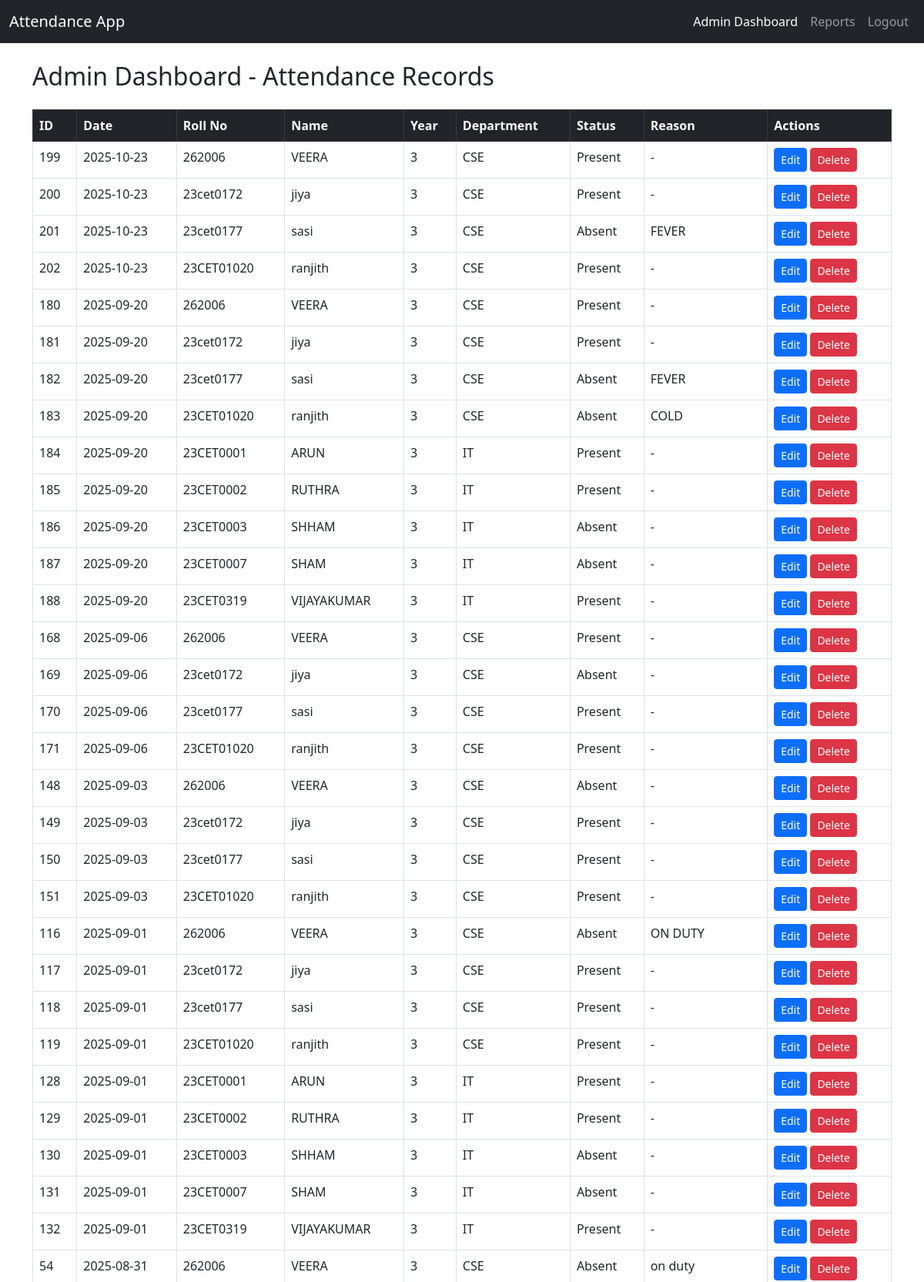
Screenshot of /admin (signed in, upper part) with the database file from the repository.
### tables this page shows
CREATE TABLE attendance (
        id INTEGER PRIMARY KEY AUTOINCREMENT,
        student_id INTEGER NOT NULL,
        date TEXT NOT NULL,
        status TEXT NOT NULL,
        reason TEXT,
        FOREIGN KEY(student_id) REFERENCES students(id),
        UNIQUE(student_id, date)
    );

CREATE TABLE students (
            id INTEGER PRIMARY KEY AUTOINCREMENT,
            name TEXT NOT NULL,
            roll_no TEXT UNIQUE NOT NULL,
            year INTEGER NOT NULL,
            department TEXT NOT NULL
        );

### app.py (the view)
@app.route("/admin")
@login_required(role="admin")
def admin():
    conn = get_db()
    cur = conn.cursor()
    cur.execute("""
        SELECT a.id, a.date, s.roll_no, s.name, s.year, s.department, a.status, a.reason
        FROM attendance a
        JOIN students s ON a.student_id = s.id
        ORDER BY a.date DESC
    """)
    records = cur.fetchall()
    conn.close()
    return render_template("admin.html", records=records)

### app.py (called while the page is built)
def get_db():
    conn = sqlite3.connect("attendance.db")
    conn.row_factory = sqlite3.Row
    return conn

def login_required(role=None):
    def decorator(f):
        @wraps(f)
        def decorated_view(*args, **kwargs):
            if "user_id" not in session:
                return redirect(url_for("login"))
            if role and session.get("role") != role:
                return "Unauthorized", 403
            return f(*args, **kwargs)
        return decorated_view
    return decorator

### templates/admin.html (shortened to what this page needs)
<!DOCTYPE html>
<html lang="en">
<head>
  <link href="https://cdn.jsdelivr.net/npm/bootstrap@5.3.0/dist/css/bootstrap.min.css" rel="stylesheet" />
</head>
<body>
  <nav class="navbar navbar-expand-lg navbar-dark bg-dark mb-4">
    <div class="container-fluid">
      <a class="navbar-brand" href="#">Attendance App</a>
      <div class="collapse navbar-collapse" id="navbarNav">
        <ul class="navbar-nav ms-auto">
          {% if session['role'] == 'admin' %}
            <li class="nav-item">
              <a class="nav-link active" href="{{ url_for('admin') }}">Admin Dashboard</a>
            </li>
            <li class="nav-item">
              <a class="nav-link" href="{{ url_for('report_page') }}">Reports</a>
            </li>
            <li class="nav-item">
              <a class="nav-link" href="{{ url_for('logout') }}">Logout</a>
            </li>
          {% else %}
            <li class="nav-item">
              <a class="nav-link" href="{{ url_for('login') }}">Login</a>
            </li>
          {% endif %}
        </ul>
      </div>
    </div>
  </nav>
  <div class="container">
    <h2 class="mb-4">Admin Dashboard - Attendance Records</h2>
    <table class="table table-bordered table-hover">
      <thead class="table-dark">
        <tr>
          <th>ID</th>
          <th>Date</th>
          <th>Roll No</th>
          <th>Name</th>
          <th>Year</th>
          <th>Department</th>
          <th>Status</th>
          <th>Reason</th>
          <th>Actions</th>
        </tr>
      </thead>
      <tbody>
        {% if records and records|length > 0 %}
          {% for record in records %}
          <tr>
            <td>{{ record.id }}</td>
            <td>{{ record.date }}</td>
            <td>{{ record.roll_no }}</td>
            <td>{{ record.name }}</td>
            <td>{{ record.year }}</td>
            <td>{{ record.department }}</td>
            <td>{{ 'Present' if record.status == 'P' else 'Absent' }}</td>
            <td>{{ record.reason or '-' }}</td>
            <td>
              <a href="{{ url_for('edit_attendance', record_id=record.id) }}" class="btn btn-sm btn-primary">Edit</a>
              <form action="{{ url_for('delete_attendance', record_id=record.id) }}" method="POST" style="display:inline-block;" onsubmit="return confirm('Are you sure you want to delete this record?');">
                <button type="submit" class="btn btn-sm btn-danger">Delete</button>
              </form>
            </td>
          </tr>
          {% endfor %}
        {% else %}
          <tr>
            <td colspan="9" class="text-center">No attendance records found.</td>
          </tr>
        {% endif %}
      </tbody>
    </table>
  </div>
</body>
</html>

### rows the page displays
attendance: id "199", date "2025-10-23", roll_no "262006", name "VEERA", year "3", department "CSE", status "Present", reason "-"
attendance: id "200", date "2025-10-23", roll_no "23cet0172", name "jiya", year "3", department "CSE", status "Present", reason "-"
attendance: id "201", date "2025-10-23", roll_no "23cet0177", name "sasi", year "3", department "CSE", status "Absent", reason "FEVER"
attendance: id "202", date "2025-10-23", roll_no "23CET01020", name "ranjith", year "3", department "CSE", status "Present", reason "-"
attendance: id "180", date "2025-09-20", roll_no "262006", name "VEERA", year "3", department "CSE", status "Present", reason "-"
attendance: id "181", date "2025-09-20", roll_no "23cet0172", name "jiya", year "3", department "CSE", status "Present", reason "-"
attendance: id "182", date "2025-09-20", roll_no "23cet0177", name "sasi", year "3", department "CSE", status "Absent", reason "FEVER"
attendance: id "183", date "2025-09-20", roll_no "23CET01020", name "ranjith", year "3", department "CSE", status "Absent", reason "COLD"
attendance: id "184", date "2025-09-20", roll_no "23CET0001", name "ARUN", year "3", department "IT", status "Present", reason "-"
attendance: id "185", date "2025-09-20", roll_no "23CET0002", name "RUTHRA", year "3", department "IT", status "Present", reason "-"
attendance: id "186", date "2025-09-20", roll_no "23CET0003", name "SHHAM", year "3", department "IT", status "Absent", reason "-"
attendance: id "187", date "2025-09-20", roll_no "23CET0007", name "SHAM", year "3", department "IT", status "Absent", reason "-"
attendance: id "188", date "2025-09-20", roll_no "23CET0319", name "VIJAYAKUMAR", year "3", department "IT", status "Present", reason "-"
attendance: id "168", date "2025-09-06", roll_no "262006", name "VEERA", year "3", department "CSE", status "Present", reason "-"
attendance: id "169", date "2025-09-06", roll_no "23cet0172", name "jiya", year "3", department "CSE", status "Absent", reason "-"
attendance: id "170", date "2025-09-06", roll_no "23cet0177", name "sasi", year "3", department "CSE", status "Present", reason "-"
attendance: id "171", date "2025-09-06", roll_no "23CET01020", name "ranjith", year "3", department "CSE", status "Present", reason "-"
attendance: id "148", date "2025-09-03", roll_no "262006", name "VEERA", year "3", department "CSE", status "Absent", reason "-"
attendance: id "149", date "2025-09-03", roll_no "23cet0172", name "jiya", year "3", department "CSE", status "Present", reason "-"
attendance: id "150", date "2025-09-03", roll_no "23cet0177", name "sasi", year "3", department "CSE", status "Present", reason "-"
attendance: id "151", date "2025-09-03", roll_no "23CET01020", name "ranjith", year "3", department "CSE", status "Present", reason "-"
attendance: id "116", date "2025-09-01", roll_no "262006", name "VEERA", year "3", department "CSE", status "Absent", reason "ON DUTY"
attendance: id "117", date "2025-09-01", roll_no "23cet0172", name "jiya", year "3", department "CSE", status "Present", reason "-"
attendance: id "118", date "2025-09-01", roll_no "23cet0177", name "sasi", year "3", department "CSE", status "Present", reason "-"
attendance: id "119", date "2025-09-01", roll_no "23CET01020", name "ranjith", year "3", department "CSE", status "Present", reason "-"
attendance: id "128", date "2025-09-01", roll_no "23CET0001", name "ARUN", year "3", department "IT", status "Present", reason "-"
attendance: id "129", date "2025-09-01", roll_no "23CET0002", name "RUTHRA", year "3", department "IT", status "Present", reason "-"
attendance: id "130", date "2025-09-01", roll_no "23CET0003", name "SHHAM", year "3", department "IT", status "Absent", reason "-"
attendance: id "131", date "2025-09-01", roll_no "23CET0007", name "SHAM", year "3", department "IT", status "Absent", reason "-"
attendance: id "132", date "2025-09-01", roll_no "23CET0319", name "VIJAYAKUMAR", year "3", department "IT", status "Present", reason "-"
attendance: id "54", date "2025-08-31", roll_no "262006", name "VEERA", year "3", department "CSE", status "Absent", reason "on duty"
